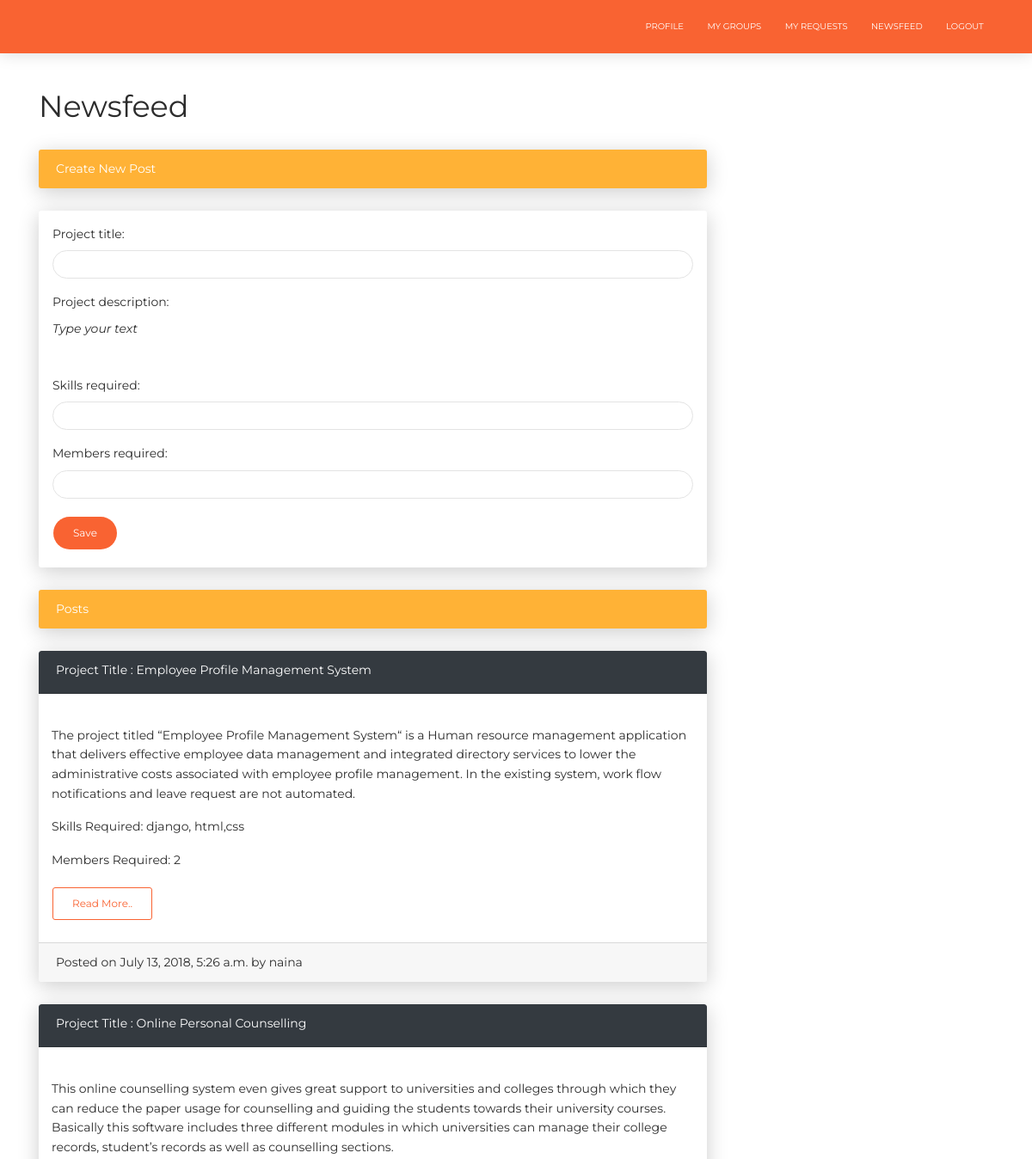
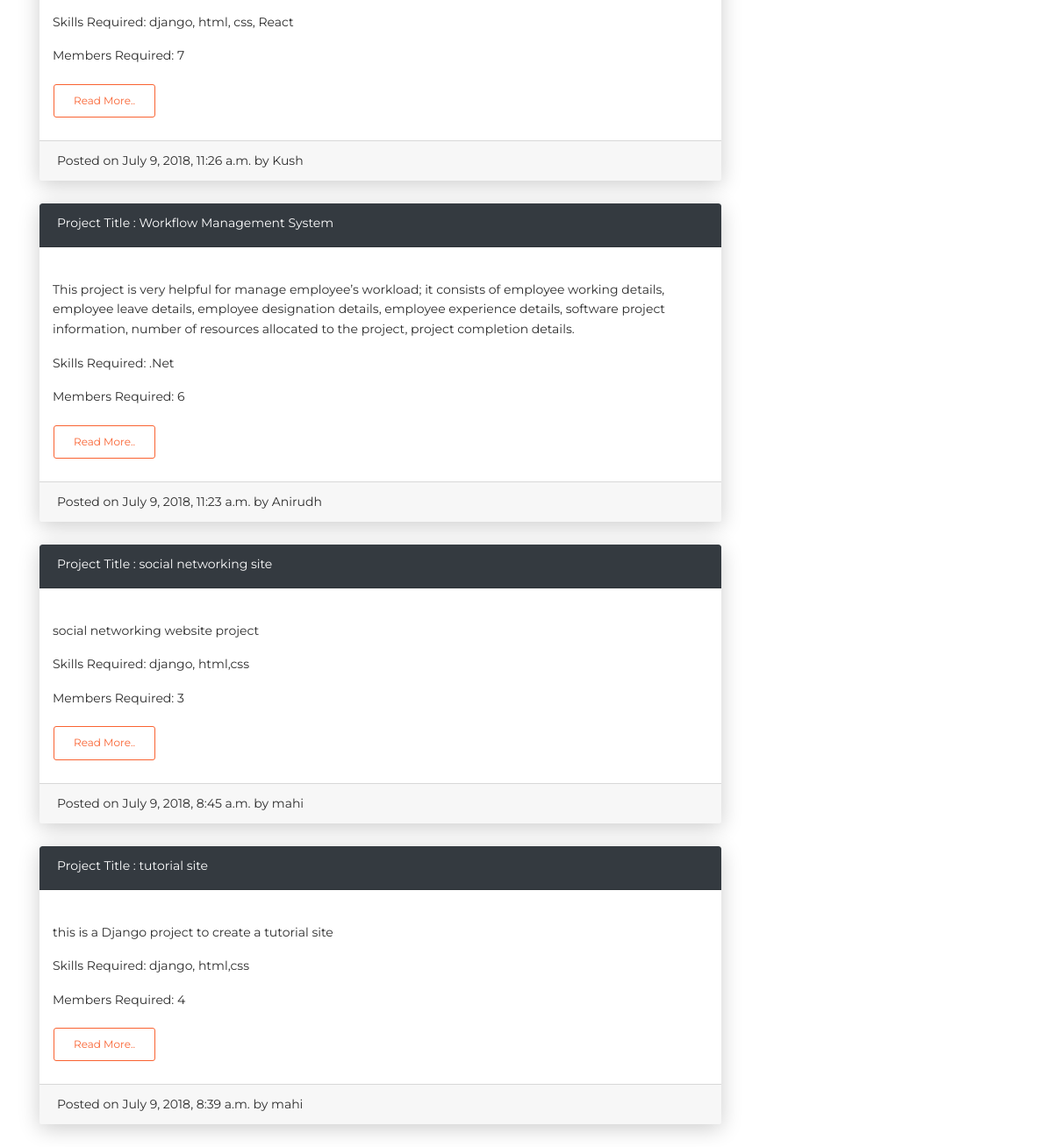
The page /posts/newsfeed/33 (signed in) on the database its author committed (2 pictures, top to bottom).
### posts/models.py (models this page shows, shortened)
class Posts(models.Model):
    profile = models.ForeignKey(UserProfileInfo, on_delete=models.CASCADE, related_name='posts')
    project_title = models.CharField(max_length=200)
    project_description = models.TextField()
    skills_required = models.TextField()
    members_required = models.IntegerField()
    posted_on = models.DateTimeField(default=timezone.now)

### accounts/models.py (models this page shows, shortened)
class UserProfileInfo(models.Model):
    user = models.OneToOneField(User, on_delete=models.CASCADE, related_name='profile')
    portfolio_site = models.URLField(blank=True)
    profile_pic = models.ImageField(upload_to='profile_pics', default="1.jpg")
    skills = models.CharField(max_length=300, null=True)

### posts/views.py (the view)
# urls.py: url(r'^newsfeed/(?P<pk>\d+)$', views.list_and_create, name='list_and_create'),
def list_and_create(request, pk):
    if request.session.has_key('user_id'):
        u_id = request.session['user_id']
    profile = get_object_or_404(UserProfileInfo, pk=pk)
    if request.method == "POST":
        form = PostForm(request.POST)
        if form.is_valid():
            post = form.save(commit=False)
            post.profile = profile
            post.save()
            return redirect('posts:list_and_create', pk=profile.pk)
    else:
        form = PostForm()
    objects = Posts.objects.all().order_by('-posted_on')
    if objects:
        return render(request, 'posts/newsfeed.html', context={'posts': objects, 'form': form, 'user_id': u_id})
    else:
        return render(request, 'posts/newsfeed.html', context={'form': form, 'user_id': u_id})

### posts/forms.py
class PostForm(forms.ModelForm):
    class Meta:
        model = Posts
        fields = ('project_title', 'project_description', 'skills_required', 'members_required')
        widgets = {'project_title': forms.TextInput(attrs={'class': 'form-control'}),
                   'skills_required': forms.TextInput(attrs={'class': 'form-control'}),
                   'members_required': forms.TextInput(attrs={'class': 'form-control'}),
                   'project_description': forms.Textarea(attrs={'class': 'editable medium-editor-textarea postcontent loader',
                                                                'placeholder': 'Write something about your project',
                                                                'style': 'height:50px;'})}

### posts/templates/posts/newsfeed.html (shortened to what this page needs)
{% extends "posts/base.html"%}
{% block body_block %}
    <br>
    <br>
    <br>
    <br>
    <br>
<h2 >Newsfeed</h2>
    <div class="card card-header bg-warning text-white" style="width: 70%;">Create New Post</div>
    <div class="card card-login " style="width: 70%;">
    <div class="container p-lg-3">
        <form method="post">
            {{  form.as_p }}
            <button class="btn btn-primary btn-round">Save</button>
        </form>
    </div>
    </div>
    <div class="card card-header bg-warning text-white" style="width: 70%">Posts</div>
    <div>
        {% for item in posts %}
            <div class="card card-login" style="width: 70%">
                <div class="card-header bg-dark text-white" style="height: 50px;"> Project Title : {{ item.project_title|safe }}</div>
                <div class="container">
                    <br>
                <p>{{ item.project_description|safe }}</p>
                <p>Skills Required: {{ item.skills_required }}</p>
                <p>Members Required: {{ item.members_required }}</p>
                    <a class="btn btn-primary btn-simple" href="{% url 'posts:post_detail' pk=item.pk %}">Read More..</a>
                    <br>
                    <br>
                </div>
                <div class="card-footer" >Posted on {{ item.posted_on }} by {{ item.profile.user.username }}</div>
            </div>
        {% endfor %}
    </div>
{% endblock %}

### rows shown on the page
Posts: project_title "Employee Profile Management System", project_description "The project titled “Employee Profile Management System“ is a Human resource management application that delivers effective employee data management and integrated directory services to lower the administrative costs associated with employee profile management. In the existing system, work flow notifications and leave request are not automated.", skills_required "django, html,css", members_required "2", posted_on "July 13, 2018, 5:26 a.m.", profile.user.username "naina"
Posts: project_title "Online Personal Counselling", project_description "This online counselling system even gives great support to universities and colleges through which they can reduce the paper usage for counselling and guiding the students towards their university courses. Basically this software includes three different modules in which universities can manage their college records, student’s records as well as counselling sections.", skills_required "django, html, css, React", members_required "7", posted_on "July 9, 2018, 11:26 a.m.", profile.user.username "Kush"
Posts: project_title "Workflow Management System", project_description "This project is very helpful for manage employee’s workload; it consists of employee working details, employee leave details, employee designation details, employee experience details, software project information, number of resources allocated to the project, project completion details.", skills_required ".Net", members_required "6", posted_on "July 9, 2018, 11:23 a.m.", profile.user.username "Anirudh"
Posts: project_title "social networking site", project_description "social networking website project", skills_required "django, html,css", members_required "3", posted_on "July 9, 2018, 8:45 a.m.", profile.user.username "mahi"
Posts: project_title "tutorial site", project_description "this is a Django project to create a tutorial site", skills_required "django, html,css", members_required "4", posted_on "July 9, 2018, 8:39 a.m.", profile.user.username "mahi"
